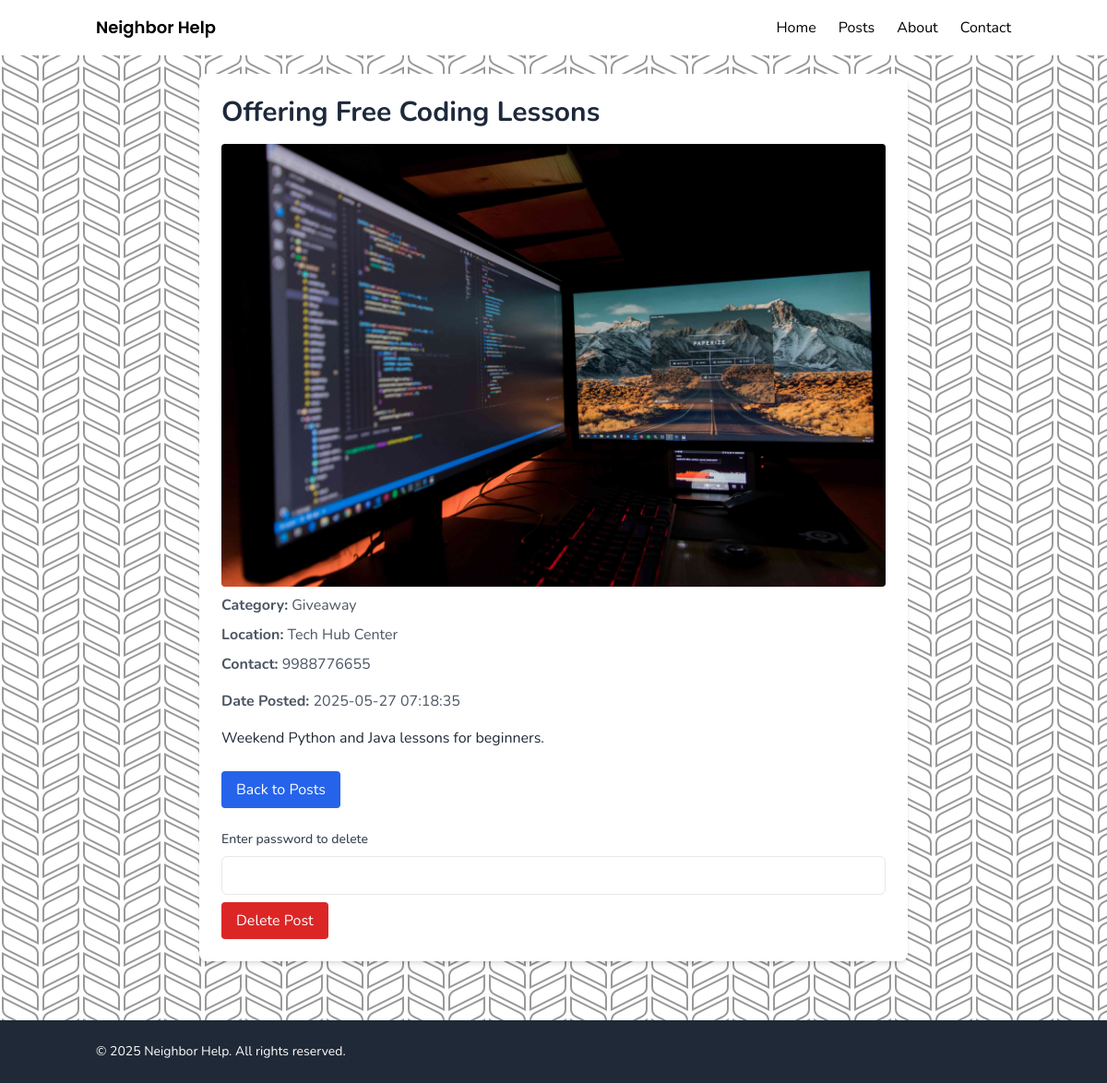
The page /posts/4 on the database its author committed.
### tables this page shows
CREATE TABLE posts (id INTEGER PRIMARY KEY AUTOINCREMENT, title TEXT NOT NULL, category TEXT NOT NULL, description TEXT NOT NULL, location TEXT NOT NULL, contact INTEGER NOT NULL, date_posted DATE DATETIME DEFAULT CURRENT_TIMESTAMP NOT NULL, password TEXT, image_filename TEXT);

### app.py (the view)
@app.route('/posts/<int:post_id>')
def post_detail(post_id):
    conn = sqlite3.connect('neighborhelp.sqlite3')
    cursor = conn.cursor()
    cursor.execute("SELECT id, title, description, category, location, contact, date_posted, image_filename FROM posts WHERE id = ?", (post_id,))
    post = cursor.fetchone()
    conn.close()
    if post is None:
        return "Post not found", 404
    return render_template('post_detail.html', post=post, page='posts')

### templates/post_detail.html (shortened to what this page needs)
{% extends 'base.html' %}
{% block content %}
<div class="max-w-screen-md mx-auto p-6 mt-20 bg-white rounded-lg shadow-md">
  <h1 class="text-3xl font-bold mb-4">{{ post[1].title() }}</h1>
  {% if post[7] %}
  <img src="{{ url_for('static', filename='uploads/' + post[7]) }}" alt="Post Image" class="mb-2 rounded w-full max-h-2/4 object-cover">
  {% endif %}
  <p class="text-gray-600 mb-2"><strong>Category:</strong> {{ post[3].replace('_', ' ').title() }}</p>
  <p class="text-gray-600 mb-2"><strong>Location:</strong> {{ post[4] }}</p>
  <p class="text-gray-600 mb-4"><strong>Contact:</strong> {{ post[5] }}</p>
  <p class="text-gray-600 mb-4"><strong>Date Posted:</strong> {{ post[6] }}</p>
  <p class="text-gray-800 whitespace-pre-line">{{ post[2] }}</p>
  <a href="{{ url_for('show_posts') }}" class="inline-block mt-6 px-4 py-2 bg-blue-600 text-white rounded hover:bg-blue-700">Back to Posts</a>
  <form action="{{ url_for('delete_post', post_id=post[0]) }}" method="POST" class="mt-6 space-y-2">
    <label for="password" class="block text-sm font-medium text-gray-700">Enter password to delete</label>
    <input type="password" name="password" required class="w-full border rounded-md px-3 py-2">
    <button type="submit" class="bg-red-600 text-white px-4 py-2 rounded hover:bg-red-700">Delete Post</button>
  </form>
</div>
{% endblock %}

### static/css/styles.css (style rules this page uses)
html, body { scroll-behavior: smooth; }

### rows shown on the page
posts: title "Offering Free Coding Lessons", image_filename (picture), category "Giveaway", location "Tech Hub Center", contact "9988776655", date_posted "2025-05-27 07:18:35", description "Weekend Python and Java lessons for beginners."
